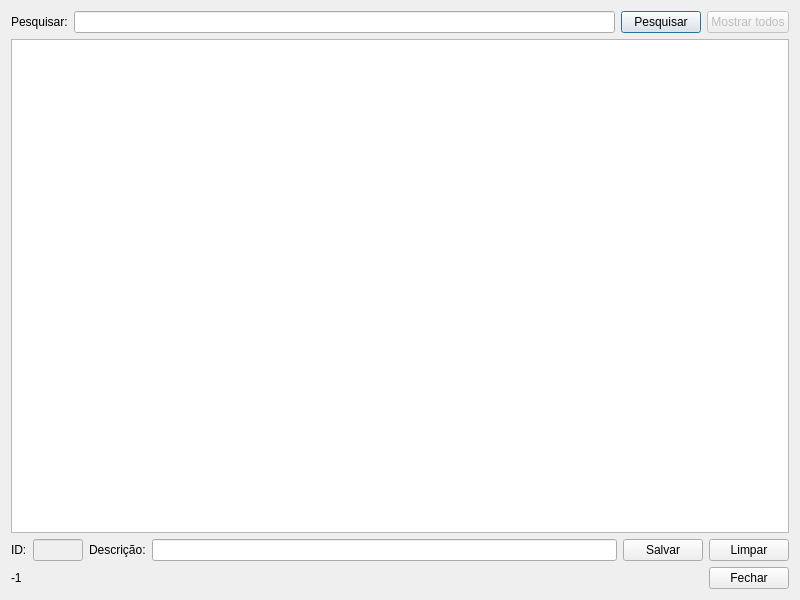
<?xml version="1.0" encoding="UTF-8"?>
<ui version="4.0">
 <class>fm_forma_pagamento</class>
 <widget class="QDialog" name="fm_forma_pagamento">
  <property name="geometry">
   <rect>
    <x>0</x>
    <y>0</y>
    <width>800</width>
    <height>600</height>
   </rect>
  </property>
  <property name="windowTitle">
   <string>Formas de pagamento - Controle de estoque</string>
  </property>
  <property name="windowIcon">
   <iconset resource="resource_files.qrc">
    <normaloff>:/icons/images/icone.png</normaloff>:/icons/images/icone.png</iconset>
  </property>
  <layout class="QGridLayout" name="gridLayout">
   <item row="0" column="0">
    <layout class="QHBoxLayout" name="horizontalLayout">
     <item>
      <widget class="QLabel" name="label">
       <property name="text">
        <string>Pesquisar:</string>
       </property>
      </widget>
     </item>
     <item>
      <widget class="QLineEdit" name="lineEdit_pesquisar"/>
     </item>
     <item>
      <widget class="QPushButton" name="pushButton_pesquisar">
       <property name="text">
        <string>Pesquisar</string>
       </property>
      </widget>
     </item>
     <item>
      <widget class="QPushButton" name="pushButton_mostrar_todos">
       <property name="enabled">
        <bool>false</bool>
       </property>
       <property name="text">
        <string>Mostrar todos</string>
       </property>
      </widget>
     </item>
    </layout>
   </item>
   <item row="1" column="0">
    <widget class="QTableWidget" name="tableWidget_forma_pagamento"/>
   </item>
   <item row="2" column="0">
    <layout class="QHBoxLayout" name="horizontalLayout_2">
     <item>
      <widget class="QLabel" name="label_2">
       <property name="text">
        <string>ID:</string>
       </property>
      </widget>
     </item>
     <item>
      <widget class="QLineEdit" name="lineEdit_id">
       <property name="enabled">
        <bool>false</bool>
       </property>
       <property name="maximumSize">
        <size>
         <width>50</width>
         <height>16777215</height>
        </size>
       </property>
      </widget>
     </item>
     <item>
      <widget class="QLabel" name="label_3">
       <property name="text">
        <string>Descrição:</string>
       </property>
      </widget>
     </item>
     <item>
      <widget class="QLineEdit" name="lineEdit_descricao"/>
     </item>
     <item>
      <widget class="QPushButton" name="pushButton_salvar">
       <property name="text">
        <string>Salvar</string>
       </property>
      </widget>
     </item>
     <item>
      <widget class="QPushButton" name="pushButton_limpar">
       <property name="text">
        <string>Limpar</string>
       </property>
      </widget>
     </item>
    </layout>
   </item>
   <item row="3" column="0">
    <layout class="QHBoxLayout" name="horizontalLayout_3">
     <item>
      <widget class="QLabel" name="label_selected_row">
       <property name="text">
        <string>-1</string>
       </property>
      </widget>
     </item>
     <item>
      <spacer name="horizontalSpacer">
       <property name="orientation">
        <enum>Qt::Horizontal</enum>
       </property>
       <property name="sizeHint" stdset="0">
        <size>
         <width>40</width>
         <height>20</height>
        </size>
       </property>
      </spacer>
     </item>
     <item>
      <widget class="QPushButton" name="pushButton_fechar">
       <property name="text">
        <string>Fechar</string>
       </property>
      </widget>
     </item>
    </layout>
   </item>
  </layout>
 </widget>
 <tabstops>
  <tabstop>lineEdit_pesquisar</tabstop>
  <tabstop>pushButton_pesquisar</tabstop>
  <tabstop>pushButton_mostrar_todos</tabstop>
  <tabstop>tableWidget_forma_pagamento</tabstop>
  <tabstop>lineEdit_id</tabstop>
  <tabstop>lineEdit_descricao</tabstop>
  <tabstop>pushButton_salvar</tabstop>
  <tabstop>pushButton_limpar</tabstop>
  <tabstop>pushButton_fechar</tabstop>
 </tabstops>
 <resources>
  <include location="resource_files.qrc"/>
 </resources>
 <connections/>
</ui>
